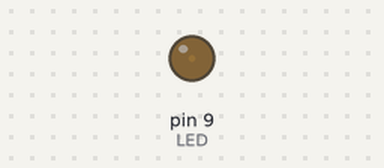
The sketch below on a simulated Arduino Uno, built with avr-gcc and run on an emulated ATmega328P. Shown: output pins drawn as LEDs (lit = HIGH). What the sketch prints to the serial monitor is not drawn.

Above: at 0.05 s.
At 1.55 s:
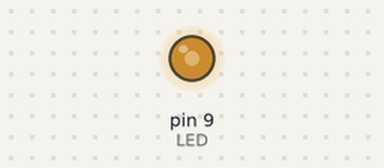
At 2.75 s:
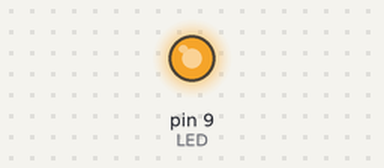
At 5.5 s:
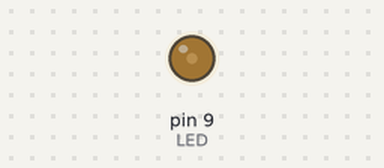
Timing chart, 0 to 8.0 s (numbered marks = the images above):
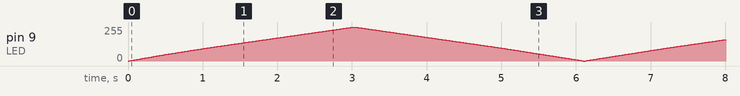

The sketch:

5_LED_Brightness.ino
```cpp
#define LED 9

void setup() {
  pinMode(LED,OUTPUT);
  Serial.begin(9600);
  Serial.println("Start");
}

void loop() {
  // 점점 밝아진다.
  for(int i=0; i<=255; i++){
    analogWrite(LED,i);
    Serial.print("LED : \t");
    Serial.println(i);
    delay(10);
  }
  // 점점 어두워진다.
  for(int i=255; i>=0; i--){
    analogWrite(LED,i);
    Serial.print("LED : \t");
    Serial.println(i);
    delay(10);
  }
}
```
